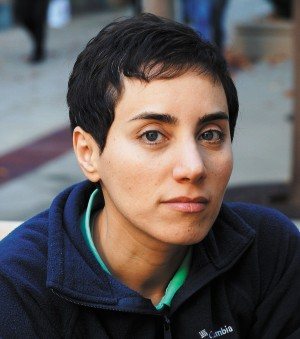
#> input picture Maryam_Mirzakhani.jpg, 300 x 339 px
$ jupyter execute 'Pencil Sketch GUI.ipynb'
#> lines starting #> are read from the running program, lines starting #| are printed output that depends on the picture
#> further down, img is the input picture: shape (339, 300, 3); mean B, G, R 87, 87.4, 93.7
[cell 1]
import numpy as np
import cv2

[cell 2]
def pencil_sketch(img,ksize,gamma): #gamma should be in range of 0 to 1
#> called with ksize = 3, gamma = 0.01
    gray = cv2.cvtColor(img,cv2.COLOR_BGR2GRAY)
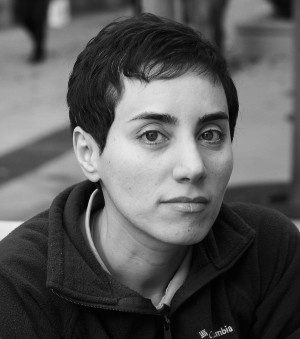
#> gray: shape (339, 300); min 0, max 240, mean 89.2
    # Apply Gaussian Blur and Division for Sketch Effect
    blur = cv2.GaussianBlur(gray,(ksize,ksize),0)
    division_img = cv2.divide(gray,blur,scale = 256) #Highlights edges (where gray / blur has high contrast).
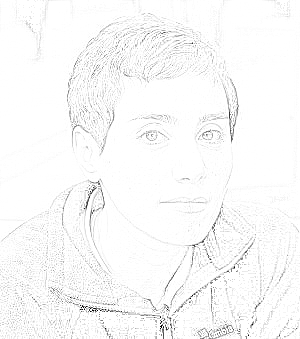
#> division_img: shape (339, 300); min 0, max 255, mean 248.9

    if gamma == 0:
        gamma = 0.01
    elif gamma < 0:
        raise Exception('Can not be negative','Gamma value cannot be negative.')
    elif gamma > 1:
        raise Exception('Can not be greater than one','Gamma value cannot be greater than one.')
    invgamma = 1/gamma
    lut = np.array([((i/255)** invgamma)*255 for i in range(0,256)]) #This LUT maps every pixel value (0–255) through the gamma correction formula.
    pencil_sketch_img = cv2.LUT(division_img.astype('uint8'),lut.astype('uint8'))
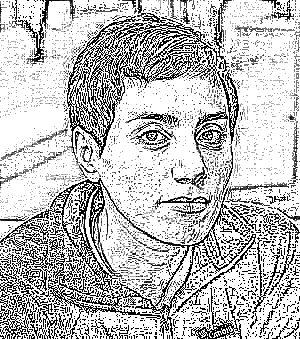
#> pencil_sketch_img: shape (339, 300); min 0, max 255, mean 190.6

    return pencil_sketch_img

# GUI

[cell 3]
img = cv2.imread('./Maryam_Mirzakhani.jpg')
cv2.imshow('Original',img)

cv2.namedWindow('Control Pannel')
cv2.createTrackbar('ksize','Control Pannel',1,100,(lambda x:None))
cv2.createTrackbar('gamma','Control Pannel',1,100,(lambda x:None))

while True:

    k = cv2.getTrackbarPos('ksize','Control Pannel')
    k = 2*k + 1

    g = cv2.getTrackbarPos('gamma','Control Pannel')
    g = g/100
    pencil_img = pencil_sketch(img,k,g)
    cv2.imshow('pencil sketch',pencil_img)
    if cv2.waitKey(1) == 27:
#> (key Esc is pressed here)
        break
cv2.destroyAllWindows()
